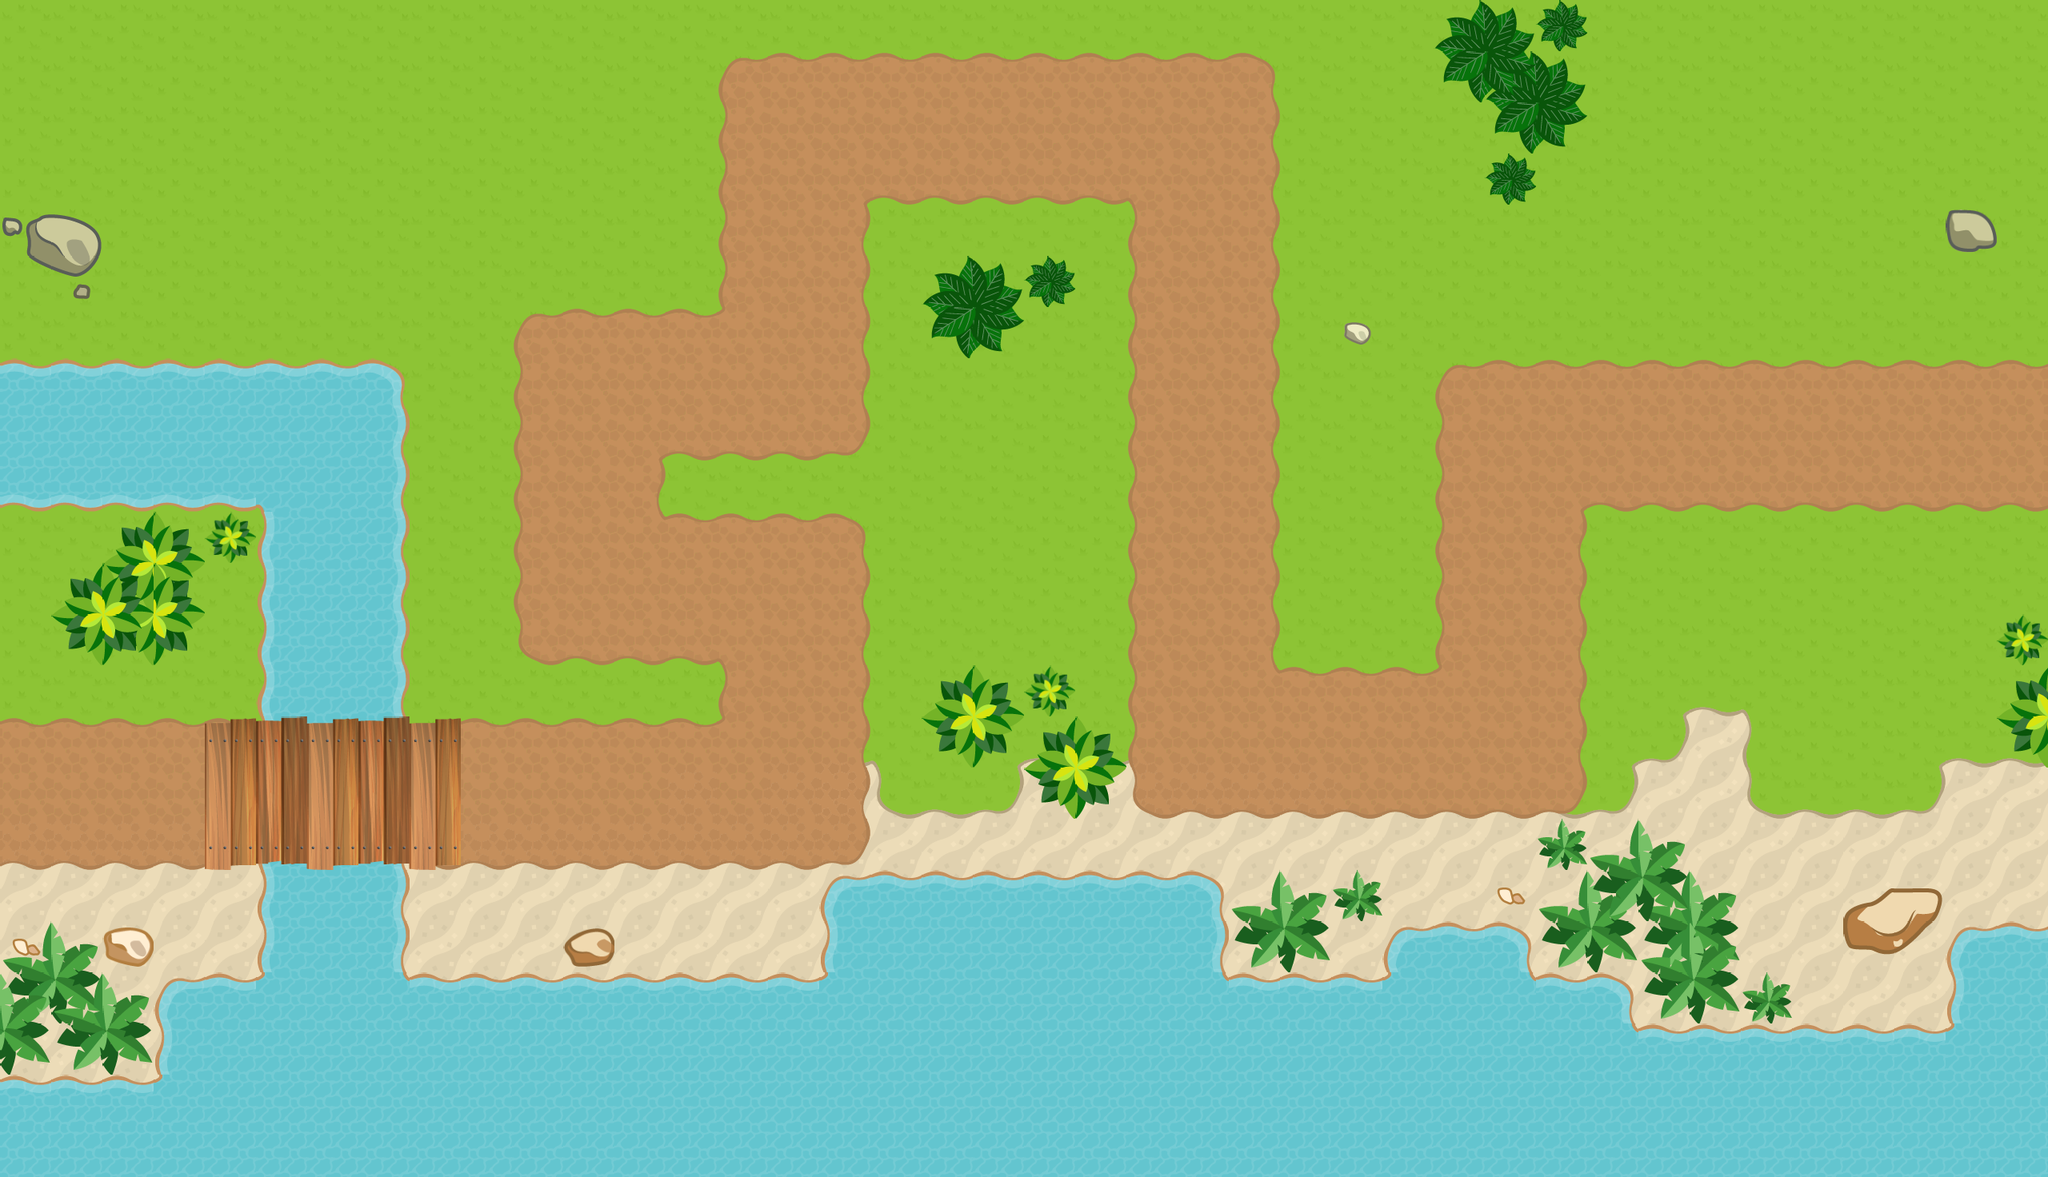

This game map was drawn from its Tiled (.tmx) file and the tilesets committed beside it. A one-line description and the trimmed map source follow:
An orthogonal 40x23 tile map with 64x64 px tiles, 3 tile layers (Tile Layer 1, Tile Layer 2, Layer 3), 4 tilesets.

<map version="1.0" tiledversion="1.0.2" orientation="orthogonal" renderorder="right-down" width="40" height="23" tilewidth="64" tileheight="64" nextobjectid="1">
 <tileset firstgid="1" name="tiles" tilewidth="64" tileheight="64" spacing="2" tilecount="49" columns="7">
  <image source="tiles/tiles.png" width="512" height="512" />
  <terraintypes>
   <terrain name="Water" tile="33" />
   <terrain name="Path" tile="18" />
  </terraintypes>
  <tile id="14" terrain=",,,1" />
  <tile id="15" terrain=",,1,1" />
  <tile id="16" terrain=",,1," />
  <tile id="17" terrain=",1,,1" />
  <tile id="18" terrain="1,1,1,1" />
  <tile id="19" terrain="1,,1," />
  <tile id="20" terrain=",1,," />
  <tile id="21" terrain="1,1,," />
  <tile id="22" terrain="1,,," />
  <tile id="23" terrain="1,,1,1" />
  <tile id="24" terrain=",1,1,1" />
  <tile id="25" terrain="1,1,,1" />
  <tile id="26" terrain="1,1,1," />
  <tile id="29" terrain=",,,0" />
  <tile id="30" terrain=",,0,0" />
  <tile id="31" terrain=",,0," />
  <tile id="32" terrain=",0,,0" />
  <tile id="33" terrain="0,0,0,0" />
  <tile id="34" terrain="0,,0," />
  <tile id="35" terrain=",0,," />
  <tile id="36" terrain="0,0,," />
  <tile id="37" terrain="0,,," />
  <tile id="38" terrain="0,0,0," />
  <tile id="39" terrain="0,0,,0" />
  <tile id="40" terrain="0,,0,0" />
  <tile id="41" terrain=",0,0,0" />
 </tileset>
 <tileset firstgid="50" name="tiles2" tilewidth="64" tileheight="64" spacing="2" tilecount="21" columns="7">
  <image source="tiles/tiles2.png" width="512" height="256" />
 </tileset>
 <tileset firstgid="71" name="tiles3" tilewidth="64" tileheight="64" spacing="2" tilecount="49" columns="7">
  <image source="tiles/tiles3.png" width="512" height="512" />
 </tileset>
 <tileset firstgid="120" name="tiles4" tilewidth="64" tileheight="64" spacing="2" tilecount="105" columns="7">
  <image source="tiles/tiles4.png" width="512" height="1024" />
 </tileset>
 <layer name="Tile Layer 1" width="40" height="23">
  <data>[920 cells, 920 non-empty, 2 distinct tile ids]</data>
 </layer>
 <layer name="Tile Layer 2" width="40" height="23">
  <data>[920 cells, 109 non-empty, 37 distinct tile ids]</data>
 </layer>
 <layer name="Layer 3" width="40" height="23">
  <data>[920 cells, 493 non-empty, 57 distinct tile ids]</data>
 </layer>
</map>
